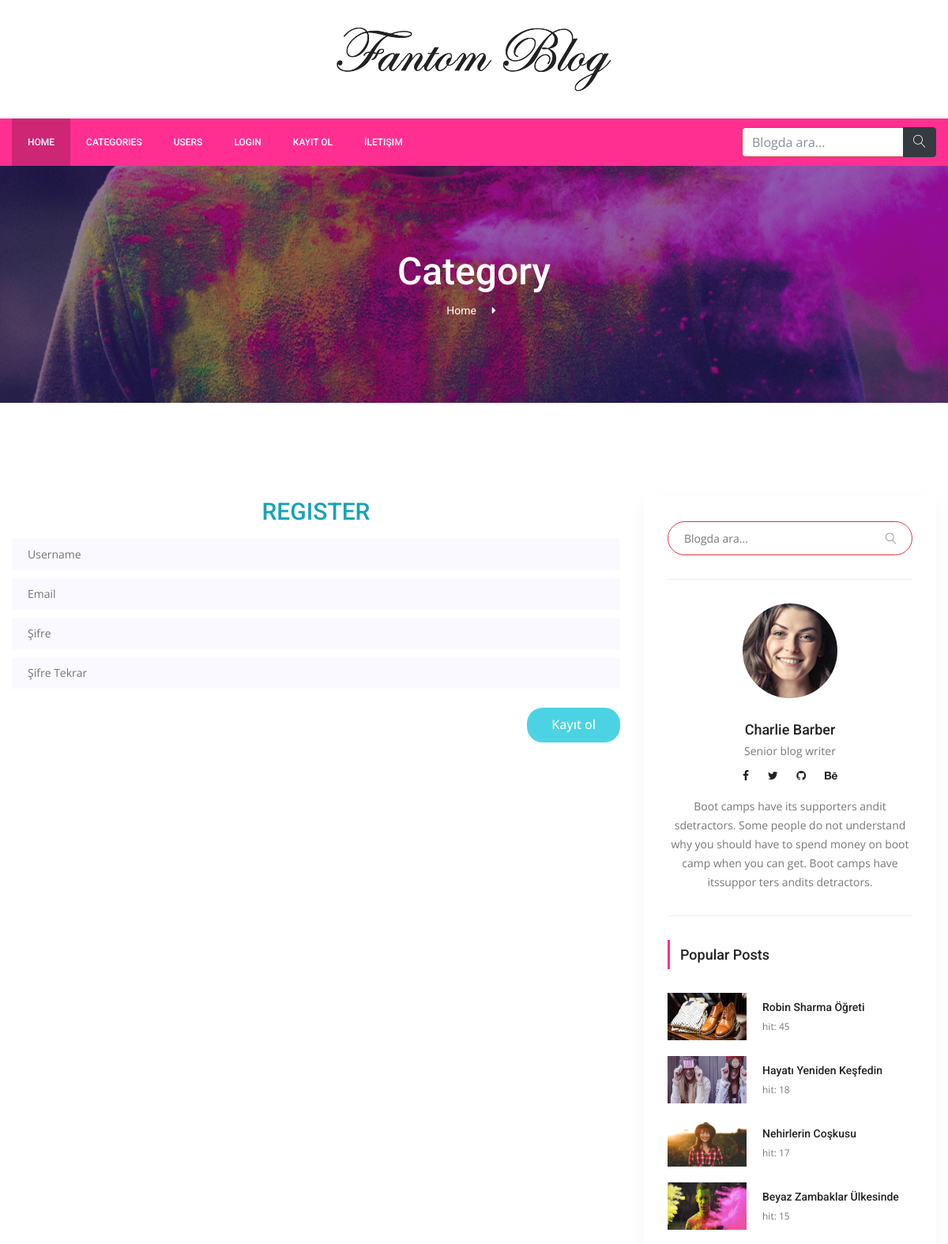
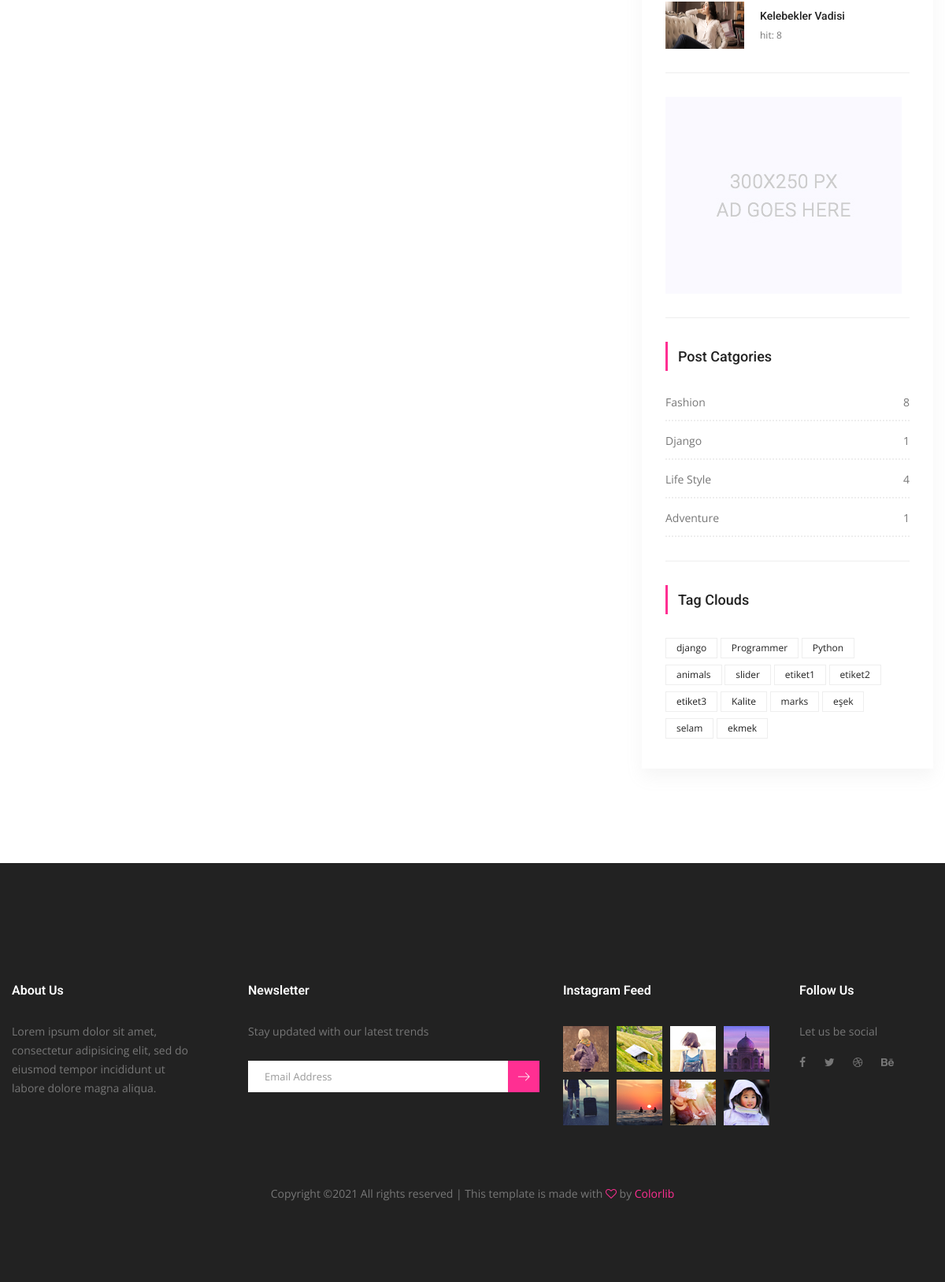
The page /users/register/ on the database its author committed (2 pictures, top to bottom).
### posts/models.py (models this page shows, shortened)
class Post(models.Model):
    title = models.CharField(max_length=150)
    content = models.TextField()
    publishing_date = models.DateTimeField(auto_now_add=True)
    image = models.ImageField(null=True,blank=True, upload_to='resimler/',default="resimler/sean-o-KMn4VEeEPR8-unsplash.jpg")
    user = models.ForeignKey(settings.AUTH_USER_MODEL, on_delete=models.CASCADE, default=1)#ForeignKey -> 1'e çok yani, 1 kullanıcı bir sürü yazı ekleyebilir ilişkisi
    slug = models.SlugField(default="slug", editable=False)
    category = models.ForeignKey(Category,on_delete=models.CASCADE, default=1, related_name="posts")#1 Category'nin ->BİR SÜRÜ POSTU OLABİLİR , category -> one, Post Many
    tag = models.ManyToManyField(Tag,related_name="posts", blank=True)
    slider_post = models.BooleanField(default=False)
    hit=models.PositiveIntegerField(default=0)
    class Meta:
        ordering = ['-id']

class Category(models.Model):
    title = models.CharField(max_length=250)
    slug = models.SlugField(editable=False)
    def post_count(self):
        return self.posts.all().count() #posts -> related_name="posts" dan geliyor..

class Tag(models.Model):
    title = models.CharField(max_length = 50)
    slug = models.SlugField(editable = False )
    def __str__(self):
        return self.title

### users/views.py (the view)
# urls.py: path('register/', RegisterView.as_view(), name='register'),
class RegisterView(CreateView):
    template_name = 'users/register.html'
    form_class = RegisterForm
    success_url = '/' # işlem başarılı login page olana kadar, buraya gitsin.

### users/forms.py
class RegisterForm(UserCreationForm):
    username = forms.CharField()
    email = forms.EmailField(max_length = 80)
    password1 = forms.CharField()
    password2 = forms.CharField()
    class Meta(UserCreationForm.Meta):
        model = User
        fields = ('username','email','password1','password2')

### posts/templatetags/custom_tags.py (called while the page is built)
@register.simple_tag(name="categories")
def all_categories():
    return Category.objects.all()

@register.simple_tag(name="tags")
def all_tags():
    return Tag.objects.all()

@register.simple_tag(name="hit_posts")
def hit_posts():
    return Post.objects.order_by('-hit')[:5] # 5 tane post gösterir.

### templates/users/register.html (shortened to what this page needs)
{% extends 'base.html' %}
{% load static %}
    {% block content %}
        <section class="banner_area">
            <div class="banner_inner d-flex align-items-center">
            	<div class="overlay bg-parallax" data-stellar-ratio="0.9" data-stellar-vertical-offset="0" data-background=""></div>
				<div class="container">
					<div class="banner_content text-center">
						<h2>Category</h2>
						<div class="page_link">
							<a href="{% url 'index' %}">Home</a>
						</div>
					</div>
				</div>
            </div>
        </section>
        <section class="blog_area p_120">
            <div class="container">
                <div class="row">
                    <div class="col-lg-8">
                        <h2 class="text-center text-info mb-3">REGISTER</h2>
                        <form method="POST">
                            <div class="blog_left_sidebar">
                                        <div class="mt-10">
                                            <input type="text" name="username" placeholder="Username"
                                                   onfocus="this.placeholder = ''"
                                                   onblur="this.placeholder = 'Username'"
                                                   required="" class="single-input">
                                        </div>
                                        <div class="mt-10">
                                            <input type="text" name="email" placeholder="Email" onfocus="this.placeholder = ''" onblur="this.placeholder = 'Email'" required="" class="single-input">
                                        </div>
                                         <div class="mt-10">
                                            <input type="password" name="password1" placeholder="Şifre" onfocus="this.placeholder = ''" onblur="this.placeholder = 'Şifre'" required="" class="single-input">
                                        </div>
                                        <div class="mt-10">
                                            <input type="password" name="password2" placeholder="Şifre Tekrar" onfocus="this.placeholder = ''" onblur="this.placeholder = 'Şifre Tekrar'" required="" class="single-input">
                                        </div>
                                    <button type="submit" class="genric-btn success circle mt-4" style="float:right;">
                                        <span style="font-size: 1rem;">Kayıt ol</span>
                                    </button>
                            </div>
                       </form>
                    </div>
                    {% include 'right_side.html' %}
                </div>
            </div>
        </section>
   {% endblock %}

### templates/right_side.html
{% load static %}
{% load custom_tags %}
  <div class="col-lg-4">
            <div class="blog_right_sidebar">
                <aside class="single_sidebar_widget search_widget">
                    <form action="{% url 'search' %}" method="get">
                    <div class="input-group ">
                            <input type="text" class="form-control border-danger" placeholder="Blogda ara..." name="q">
                            <span class="input-group-btn">
                                <button class="btn btn-default" type="button"><i class="lnr lnr-magnifier"></i></button>
                            </span>
                    </div> </form>
                    <div class="br"></div>
                </aside>
                <aside class="single_sidebar_widget author_widget">
                    <img class="author_img rounded-circle" src="{% static "img/blog/author.png" %}" alt="">
                    <h4>Charlie Barber</h4>
                    <p>Senior blog writer</p>
                    <div class="social_icon">
                        <a href="#"><i class="fa fa-facebook"></i></a>
                        <a href="#"><i class="fa fa-twitter"></i></a>
                        <a href="#"><i class="fa fa-github"></i></a>
                        <a href="#"><i class="fa fa-behance"></i></a>
                    </div>
                    <p>Boot camps have its supporters andit sdetractors. Some people do not understand why you should have to spend money on boot camp when you can get. Boot camps have itssuppor ters andits detractors.</p>
                    <div class="br"></div>
                </aside>
                <aside class="single_sidebar_widget popular_post_widget">
                    <h3 class="widget_title">Popular Posts</h3>
                    {% hit_posts as posts %}
                    {% for post in posts %}
                        <div class="media post_item">
                        <img src="{{ post.image.url }}" alt="post" style="width:100px;height:60px;">
                        <div class="media-body">
                            <a href="{% url 'detail'  post.id post.slug %}"><h3>{{ post.title }}</h3></a>
                            <p>hit: {{ post.hit }}</p>
                        </div>
                    </div>
                    {% endfor %}
                    <div class="br"></div>
                </aside>
                <aside class="single_sidebar_widget">
                    <a href="#"><img class="img-fluid" src="{% static "img/blog/add.jpg" %}" alt=""></a>
                    <div class="br"></div>
                </aside>
                <aside class="single_sidebar_widget post_category_widget">
                    <h4 class="widget_title">Post Catgories</h4>
                    <ul class="list cat-list">
                       {% categories as categories %}
                        {% for category in categories %}
                        <li>
                            <a href="{% url 'category_detail' pk=category.id slug=category.slug %}" class="d-flex justify-content-between">
                                <p>{{ category.title }}</p>
                                <p>{{ category.post_count }}</p>
                            </a>
                        </li>
                        {% endfor %}
                    </ul>
                    <div class="br"></div>
                </aside>
                <aside class="single-sidebar-widget tag_cloud_widget">
                    <h4 class="widget_title">Tag Clouds</h4>
                    <ul class="list">
                        {% tags as etiketler %}
                        {% for etiket in etiketler %}
                        <li><a href="{% url 'tag_detail' etiket.slug %}">{{ etiket }}</a></li>
                        {% endfor %}
                    </ul>
                </aside>
            </div>
        </div>

### rows shown on the page
Post: image (picture), title "Robin Sharma Öğreti", hit "45"
Post: image (picture), title "Hayatı Yeniden Keşfedin", hit "18"
Post: image (picture), title "Nehirlerin Coşkusu", hit "17"
Post: image (picture), title "Beyaz Zambaklar Ülkesinde", hit "15"
Post: image (picture), title "Kelebekler Vadisi", hit "8"
Category: title "Fashion", post_count "8"
Category: title "Django", post_count "1"
Category: title "Life Style", post_count "4"
Category: title "Adventure", post_count "1"
Tag: title "django"
Tag: title "Programmer"
Tag: title "Python"
Tag: title "animals"
Tag: title "slider"
Tag: title "etiket1"
Tag: title "etiket2"
Tag: title "etiket3"
Tag: title "Kalite"
Tag: title "marks"
Tag: title "eşek"
Tag: title "selam"
Tag: title "ekmek"
